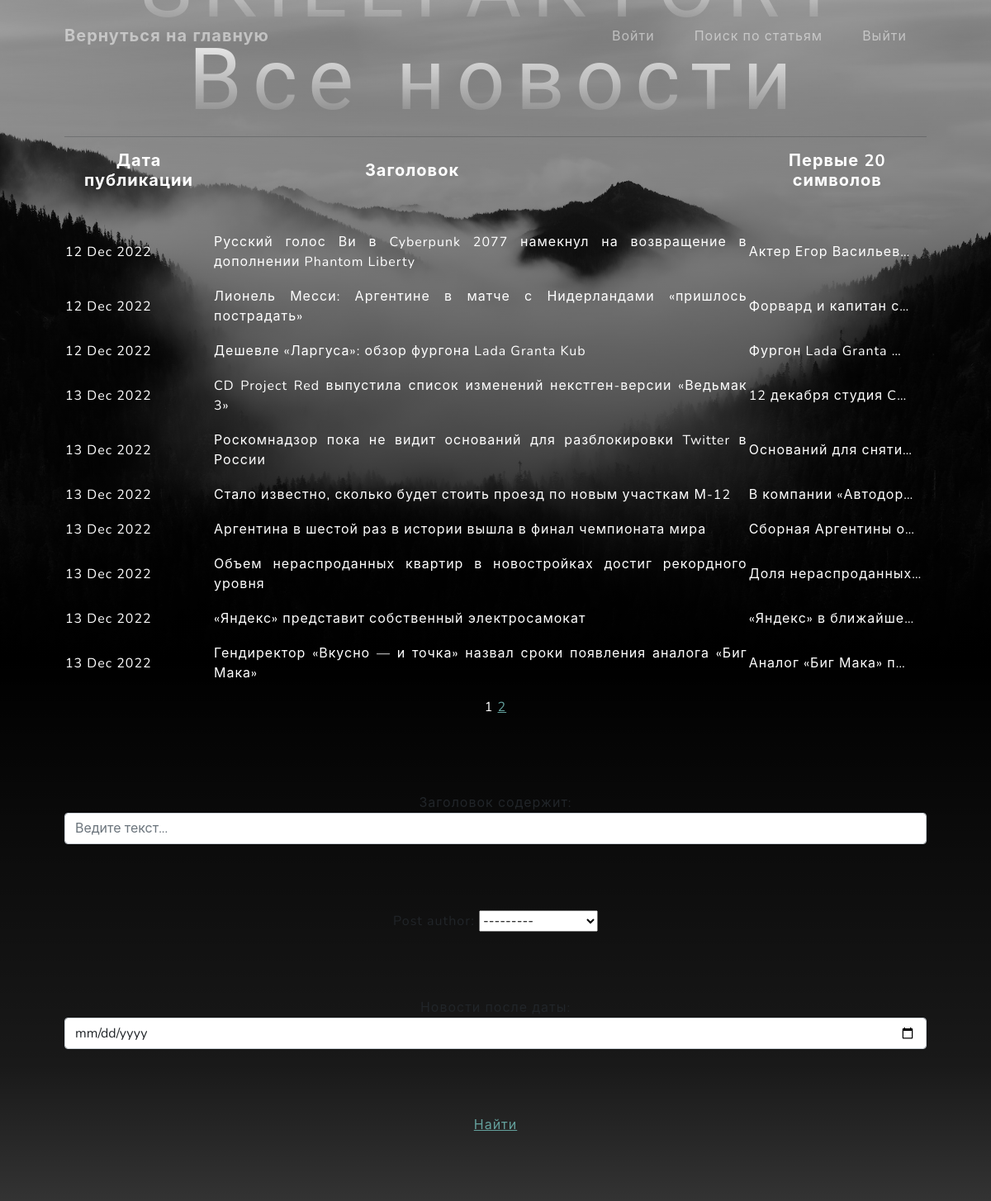
The app's page /news/search/ with its own data.
### news/models.py (models this page shows, shortened)
class Post(models.Model):
    news = "NS"
    papers = "PP"
    event_choose = [(news, "Новость"), (papers, "Статья")]
    post_author = models.ForeignKey(Author, on_delete=models.CASCADE)
    categories = models.ManyToManyField(Category, through=PostCategory)
    time_in_post = models.DateTimeField(auto_now_add=True)
    event = models.CharField(choices=event_choose, max_length=2)
    title = models.CharField(max_length=199)
    post_text = models.TextField()
    post_rating = models.IntegerField(default=0)

### news/views.py (the view)
# urls.py: path('search/', SearchPosts.as_view(), name='search_posts'),
class SearchPosts(ListView):
    paginate_by = 10
    model = Post
    ordering = 'time_in_post'
    template_name = 'search.html'
    context_object_name = 'post'
    def get_queryset(self):
        queryset = super().get_queryset()
        self.filterset = PostFilter(self.request.GET, queryset)
        return self.filterset.qs
    def get_context_data(self, **kwargs):
        context = super().get_context_data(**kwargs)
        context['search_filter'] = self.filterset
        return context

### templates/search.html (shortened to what this page needs)
{% extends 'flatpages/default.html' %}
{% load custom_filters %}
{% block content %}
  <h1>Все новости</h1>
   <hr>
    <span style="color: #ffffff;">
   {% if post %}
       <table>
           <tr>
               <td><h2><strong>Дата публикации</strong></h2><p>&nbsp;</p></td>
               <td><h2><strong>Заголовок</strong></h2><p>&nbsp;</p></td>
               <td><h2><strong>Первые 20 символов</strong></h2><p>&nbsp;</p></td>
           </tr>
           {% for postss in post %}
               <td><p style="text-align: justify;">{{ postss.time_in_post|date:'d M Y'  }}</p></td>
               <td><p style="text-align: justify;">{{ postss.title}}</p></td>
               <td><p style="text-align: justify;">{{ postss.post_text|truncatechars:20 }}</p></td>
           {% endfor %}
      </table>
   {% else %}
       <h2>Новостей нет!</h2>
   {% endif %}</span>
   <span style="color: #ffffff;">{{ page_obj.number }}</span>
   {% if page_obj.has_next %}
       <a href="?page={{ page_obj.next_page_number }}">{{ page_obj.next_page_number }}</a>
   {% endif %}
{% endblock content %}
{% block found %}
    <form action="" method="GET">
        {{ search_filter.form.as_p }}
        <a href="" class="sliding-button">Найти</a>
    </form>
{% endblock found %}

### records on screen
Post: time_in_post "12 Dec 2022", title "Русский голос Ви в Cyberpunk 2077 намекнул на возвращение в дополнении Phantom Liberty", post_text "Актер Егор Васильев…"
Post: time_in_post "12 Dec 2022", title "Лионель Месси: Аргентине в матче с Нидерландами «пришлось пострадать»", post_text "Форвард и капитан с…"
Post: time_in_post "12 Dec 2022", title "Дешевле «Ларгуса»: обзор фургона Lada Granta Kub", post_text "Фургон Lada Granta …"
Post: time_in_post "13 Dec 2022", title "CD Project Red выпустила список изменений некстген-версии «Ведьмак 3»", post_text "12 декабря студия C…"
Post: time_in_post "13 Dec 2022", title "Роскомнадзор пока не видит оснований для разблокировки Twitter в России", post_text "Оснований для сняти…"
Post: time_in_post "13 Dec 2022", title "Стало известно, сколько будет стоить проезд по новым участкам М-12", post_text "В компании «Автодор…"
Post: time_in_post "13 Dec 2022", title "Аргентина в шестой раз в истории вышла в финал чемпионата мира", post_text "Сборная Аргентины о…"
Post: time_in_post "13 Dec 2022", title "Объем нераспроданных квартир в новостройках достиг рекордного уровня", post_text "Доля нераспроданных…"
Post: time_in_post "13 Dec 2022", title "«Яндекс» представит собственный электросамокат", post_text "«Яндекс» в ближайше…"
Post: time_in_post "13 Dec 2022", title "Гендиректор «Вкусно — и точка» назвал сроки появления аналога «Биг Мака»", post_text "Аналог «Биг Мака» п…"

### other values on screen
{{ page_obj.number }} "1"
{{ page_obj.next_page_number }} "2"
